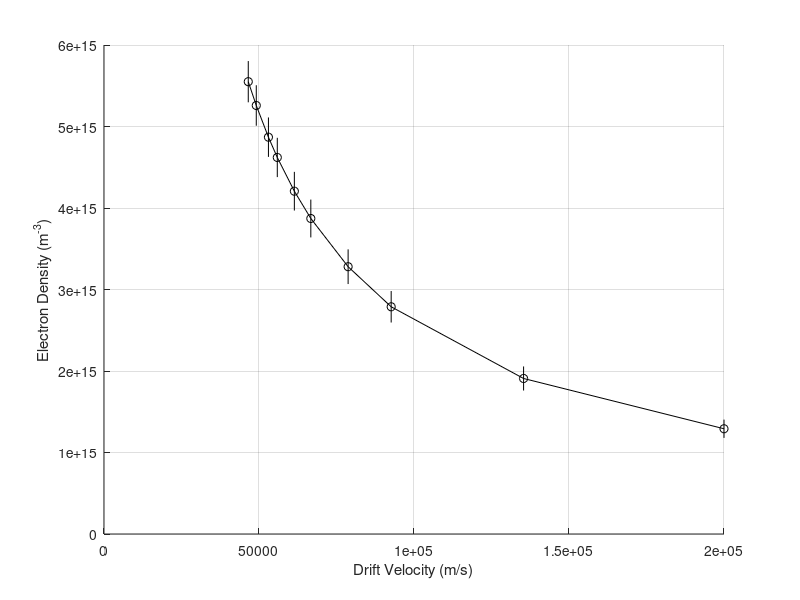

Source code (MATLAB): (Note: this script raises an error after producing the figure.)

%% Hall Field as Function of Magnetic Field for 6 pressures
B_field1=[0 7.5 12.56 20.78 26.35 34.1 39.9 48.3 54.2 62.6 69.3];
B_field2=[0 7.81 13.6 21.15 26.67 34.4 40.2 48.7 54.5 62.8 68.5];
B_field3=[0 7.6 12.62 21 26.45 34.4 40 48.8 54.5 63 68.6];
B_field4=[0 7.93 12.89 21.09 26.7 34.9 40.5 49 54.9 63.2 68.9];
B_field5=[0 7.52 12.79 21.09 26.6 35 40.5 49.1 55 63.3 69.1];
B_field6=[0 7.69 12.94 21.15 26.75 34.8 40.3 49.2 54.8 63.2 69.1];

V_H_P1=[5 6 6.8 7.7 8.3 9.1 9.8 10.8 11.5 12.3 12.9]; % hall voltage between probe 1 and 2 for pressure 1
V_H_P2=[5.5 6.5 7.1 7.8 8.2 9 9.7 10.5 11.1 11.8 12.2]; % hall voltage between probe 1 and 2 for pressure 2
V_H_P3=[5.2 5.8 6.3 7.2 7.6 8.2 8.8 9.4 10 10.7 11.2]; % hall voltage between probe 1 and 2 for pressure 3
V_H_P4=[4.3 5.1 5.7 6.3 6.8 7.4 7.9 8.7 9.2 9.7 10]; % hall voltage between probe 1 and 2 for pressure 4
V_H_P5=[3.9 4.4 4.8 5.3 5.8 6.4 6.8 7.4 7.9 8.5 8.9]; % hall voltage between probe 1 and 2 for pressure 5
V_H_P6=[3.7 4.1 4.5 4.9 5.4 5.9 6.4 7.1 7.6 8.2 8.6]; % hall voltage between probe 1 and 2 for pressure 6

E_H_P1=1/(0.004)*V_H_P1; % Hall Field for pressure 1
E_H_P2=1/(0.004)*V_H_P2; % Hall Field for pressure 2
E_H_P3=1/(0.004)*V_H_P3; % Hall Field for pressure 3
E_H_P4=1/(0.004)*V_H_P4; % Hall Field for pressure 4
E_H_P5=1/(0.004)*V_H_P5; % Hall Field for pressure 5
E_H_P6=1/(0.004)*V_H_P6; % Hall Field for pressure 6

 u1=[];
 for i=1:length(B_field1)
     z = V_H_P1(i)/B_field1(i)*(1/0.000004)
     u1= [u1; z];
 end
u1

 u2=[];
 for i=1:length(B_field2)
     z = V_H_P2(i)/B_field2(i)*(1/0.000004)
     u2= [u2; z];
 end
u2

 u3=[];
 for i=1:length(B_field3)
     z = V_H_P3(i)/B_field3(i)*(1/0.000004)
     u3= [u3; z];
 end
u3

 u4=[];
 for i=1:length(B_field4)
     z = V_H_P4(i)/B_field4(i)*(1/0.000004)
     u4= [u4; z];
 end
u4

 u5=[];
 for i=1:length(B_field5)
     z = V_H_P5(i)/B_field5(i)*(1/0.000004)
     u5= [u5; z];
 end
u5

 u6=[];
 for i=1:length(B_field6)
     z = V_H_P6(i)/B_field6(i)*(1/0.000004)
     u6= [u6; z];
 end
u6
%% electron density for 6 pressures as a function of Hall Field

%not sure if I_d changes as hall field/magnetic field changes
I_d1=2.08*0.001*ones(1,11);
I_d2=1.83*0.001*ones(1,11);
I_d3=1.56*0.001*ones(1,11);
I_d4=1.25*0.001*ones(1,11);
I_d5=0.98*0.001*ones(1,11);
I_d6=0.72*0.001*ones(1,11);
echarge=1.60217662e-19; % coluombs

n1=[];
 for i=1:length(B_field1)
     z = I_d1(i)*B_field1(i)*0.001/(pi*echarge*0.004*V_H_P1(i))
     n1= [n1; z];
 end
n1

 n2=[];
 for i=1:length(B_field2)
     z = I_d2(i)*B_field2(i)*0.001/(pi*echarge*0.004*V_H_P2(i))
     n2= [n2; z];
 end
n2

 n3=[];
 for i=1:length(B_field3)
     z = I_d3(i)*B_field3(i)*0.001/(pi*echarge*0.004*V_H_P3(i))
     n3= [n3; z];
 end
n3

 n4=[];
 for i=1:length(B_field4)
     z = I_d4(i)*B_field4(i)*0.001/(pi*echarge*0.004*V_H_P4(i))
     n4= [n4; z];
 end
n4

 n5=[];
 for i=1:length(B_field5)
     z = I_d5(i)*B_field5(i)*0.001/(pi*echarge*0.004*V_H_P5(i))
     n5= [n5; z];
 end
n5

 n6=[];
 for i=1:length(B_field6)
     z = I_d6(i)*B_field6(i)*0.001/(pi*echarge*0.004*V_H_P6(i))
     n6= [n6; z];
 end
n6

%% errors 0.002 for I 
err1=[];
 for i=1:length(B_field1)
     z=0.001/(pi*echarge*0.004)*abs(I_d1(i)*B_field1(i)/V_H_P1(i))*sqrt(2^2/(V_H_P1(i))^2+(0.1)^2/(B_field1(i))^2+(0.0002)^2/(I_d1(i))^2)/4
     err1= [err1; z];
    
 end
err1

err2=[];
 for i=1:length(B_field2)
     z=0.001/(pi*echarge*0.004)*abs(I_d2(i)*B_field2(i)/V_H_P2(i))*sqrt(2^2/(V_H_P2(i))^2+(0.1)^2/(B_field2(i))^2+(0.0002)^2/(I_d2(i))^2)/4
     err2= [err2; z];
    
 end
err2

err3=[];
 for i=1:length(B_field3)
     z=0.001/(pi*echarge*0.004)*abs(I_d3(i)*B_field3(i)/V_H_P3(i))*sqrt(2^2/(V_H_P3(i))^2+(0.1)^2/(B_field3(i))^2+(0.0002)^2/(I_d3(i))^2)/4
     err3= [err3; z];
    
 end
err3

err4=[];
 for i=1:length(B_field4)
     z=0.001/(pi*echarge*0.004)*abs(I_d2(i)*B_field4(i)/V_H_P4(i))*sqrt(2^2/(V_H_P4(i))^2+(0.1)^2/(B_field4(i))^2+(0.0002)^2/(I_d4(i))^2)/4
     err4= [err4; z];
    
 end
err4

err5=[];
 for i=1:length(B_field5)
     z=0.001/(pi*echarge*0.004)*abs(I_d5(i)*B_field5(i)/V_H_P5(i))*sqrt(2^2/(V_H_P5(i))^2+(0.1)^2/(B_field5(i))^2+(0.0002)^2/(I_d5(i))^2)/4
     err5= [err5; z];
    
 end
err5

err6=[];
 for i=1:length(B_field6)
     z=0.001/(pi*echarge*0.004)*abs(I_d6(i)*B_field6(i)/V_H_P6(i))*sqrt(2^2/(V_H_P6(i))^2+(0.1)^2/(B_field6(i))^2+(0.0002)^2/(I_d6(i))^2)/4
     err6= [err6; z];
    
 end
err6

%%
figure(1)
grid on
xlabel('Drift Velocity (m/s)');
ylabel('Electron Density (m^{-3})');
hold on
errorbar(u1,n1,err1,'-ko','MarkerSize', 7)
errorbar(u2,n2,err2,'-k*','MarkerSize', 7)
errorbar(u3,n3,err3,'-kx','MarkerSize', 7)
errorbar(u4,n4,err4,'-ks','MarkerSize', 7)
errorbar(u5,n5,err5,'-k^','MarkerSize', 7)
errorbar(u6,n6,err6,'-kp','MarkerSize', 7)
legend('15 torr', '18 torr', '21 torr', '24 torr', '27 torr', '30 torr')
title('Electron Density vs Electron Drift Velocity')
hold off